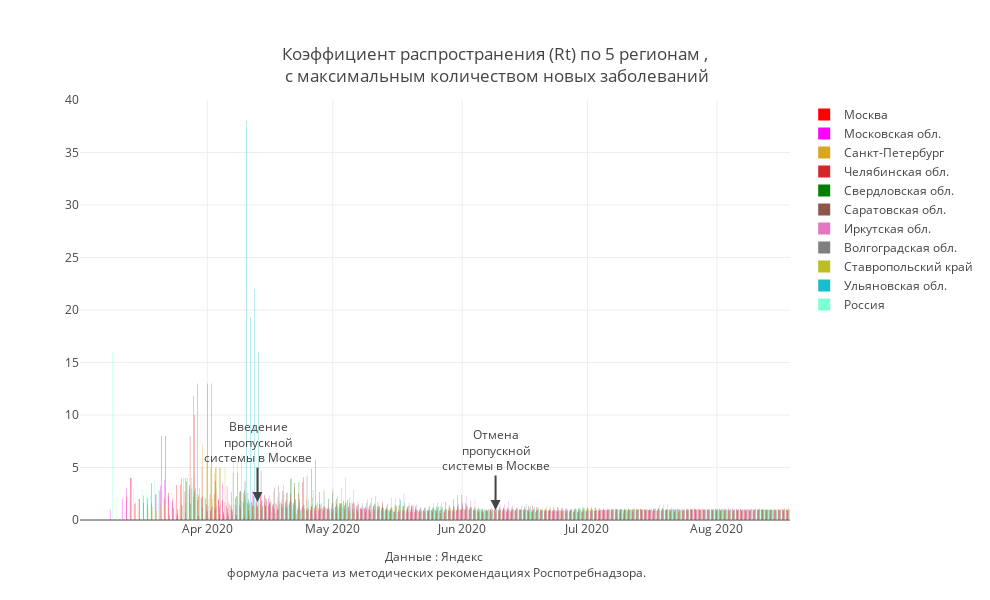

The code cell stored with this chart in its notebook:
### Code cell
#mask = (X.Date>datetime.date(2020,5,1))&(X.Region.isin(regions_towatch))

colors_dict = {"Москва": "red",
                "Московская обл.": "magenta",
                "Санкт-Петербург": "goldenrod",
                "Нижегородская обл.": "darkblue",
                "Свердловская обл.": "green",
                 'Россия':'aquamarine'}
fig = go.Figure()
for i in regions_towatch:
    mask = X['Region'] == i
        
    fig.add_trace(
        
        go.Bar(
        name = f'{i}',
        x=X[mask].Date,
        y=X[mask].Rt,
        text=round(X[mask].Rt,3),
        textposition='inside',
        marker_color= colors_dict.get(i),
        
        showlegend=True))




                  
fig.update_layout(
    annotations=[
        dict(
            x='2020-04-13',
            y=1.717,
            xref="x",
            yref="y",
            text="Введение<br>пропускной<br>системы в Москве",
            showarrow=True,
            arrowhead=2,
            ax=0,
            ay=-60),
        dict(
            x='2020-06-09',
            y=0.942,
            xref="x",
            yref="y",
            text="Отмена<br>пропускной<br>системы в Москве",
            showarrow=True,
            arrowhead=2,
            ax=0,
            ay=-60),
            dict(x=0.5,y=-0.15,
            showarrow=False,
            text="Данные : Яндекс <br> формула расчета из методических рекомендациях Роспотребнадзора.",
            xref="paper",
            yref="paper")],
                  title = "Коэффициент распространения (Rt) по 5 регионам ,<br> с максимальным количеством новых заболеваний ",
                  title_x = 0.5,
                  title_y= 0.9,
                  title_xanchor = "center",
                  title_yanchor = "bottom", 
                 # legend_x = 0.05,legend_y = 0.9,
                  width = 990, height = 600,template = 'gridon',
    
    
                 # xaxis_title='Коэффициент рассчитан, исходя из данных оперативного штаба и <br>' + 
                               #' формулы расчета в методических рекомендациях Роспотребнадзора. ',
    yaxis_title = ' '
)


fig.show()

### Figure 1 — Plotly figure (JSON) as saved in the notebook; plotly's stock layout.template omitted (floating-point values rounded to 4 significant figures; data arrays with more than 128 entries replaced by an {"elided": "..."} marker saying what was removed)
{"data": [{"marker": {"color": "red"}, "name": "Москва", "showlegend": true, "text": {"elided": "166 float values"}, "textposition": "inside", "type": "bar", "x": {"elided": "166 str values"}, "y": {"elided": "166 float values"}}, {"marker": {"color": "magenta"}, "name": "Московская обл.", "showlegend": true, "text": {"elided": "170 float values"}, "textposition": "inside", "type": "bar", "x": {"elided": "170 str values"}, "y": {"elided": "170 float values"}}, {"marker": {"color": "goldenrod"}, "name": "Санкт-Петербург", "showlegend": true, "text": {"elided": "165 float values"}, "textposition": "inside", "type": "bar", "x": {"elided": "165 str values"}, "y": {"elided": "165 float values"}}, {"name": "Челябинская обл.", "showlegend": true, "text": {"elided": "160 float values"}, "textposition": "inside", "type": "bar", "x": {"elided": "160 str values"}, "y": {"elided": "160 float values"}}, {"marker": {"color": "green"}, "name": "Свердловская обл.", "showlegend": true, "text": {"elided": "160 float values"}, "textposition": "inside", "type": "bar", "x": {"elided": "160 str values"}, "y": {"elided": "160 float values"}}, {"name": "Саратовская обл.", "showlegend": true, "text": {"elided": "160 float values"}, "textposition": "inside", "type": "bar", "x": {"elided": "160 str values"}, "y": {"elided": "160 float values"}}, {"name": "Иркутская обл.", "showlegend": true, "text": {"elided": "160 float values"}, "textposition": "inside", "type": "bar", "x": {"elided": "160 str values"}, "y": {"elided": "160 float values"}}, {"name": "Волгоградская обл.", "showlegend": true, "text": {"elided": "160 float values"}, "textposition": "inside", "type": "bar", "x": {"elided": "160 str values"}, "y": {"elided": "160 float values"}}, {"name": "Ставропольский край", "showlegend": true, "text": {"elided": "160 float values"}, "textposition": "inside", "type": "bar", "x": {"elided": "160 str values"}, "y": {"elided": "160 float values"}}, {"name": "Ульяновская обл.", "showlegend": true, "text": {"elided": "160 float values"}, "textposition": "inside", "type": "bar", "x": {"elided": "160 str values"}, "y": {"elided": "160 float values"}}, {"marker": {"color": "aquamarine"}, "name": "Россия", "showlegend": true, "text": {"elided": "170 float values"}, "textposition": "inside", "type": "bar", "x": {"elided": "170 str values"}, "y": {"elided": "170 float values"}}], "layout": {"annotations": [{"arrowhead": 2, "ax": 0, "ay": -60, "showarrow": true, "text": "Введение<br>пропускной<br>системы в Москве", "x": "2020-04-13", "xref": "x", "y": 1.717, "yref": "y"}, {"arrowhead": 2, "ax": 0, "ay": -60, "showarrow": true, "text": "Отмена<br>пропускной<br>системы в Москве", "x": "2020-06-09", "xref": "x", "y": 0.942, "yref": "y"}, {"showarrow": false, "text": "Данные : Яндекс <br> формула расчета из методических рекомендациях Роспотребнадзора.", "x": 0.5, "xref": "paper", "y": -0.15, "yref": "paper"}], "height": 600, "title": {"text": "Коэффициент распространения (Rt) по 5 регионам ,<br> с максимальным количеством новых заболеваний ", "x": 0.5, "xanchor": "center", "y": 0.9, "yanchor": "bottom"}, "width": 990, "yaxis": {"title": {"text": " "}}}}
